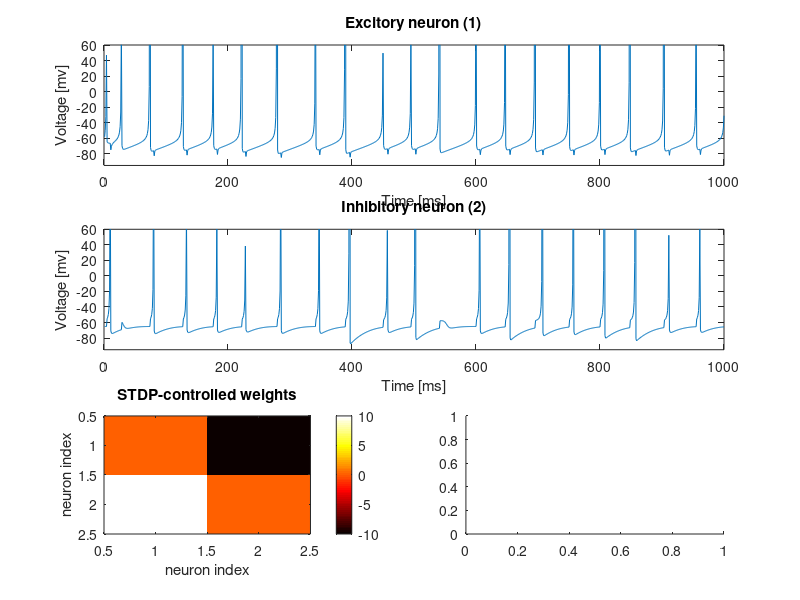

The MATLAB source for this figure: (Note: this script raises an error after producing the figure.)
% total number of neurons in network
N = 2;

% number of excitorty neurons in the network
Ne = 1;

% number of inhibitory neurons
Ni = N-Ne;

% random numbers for neurons
re = rand(Ne, 1);
ri = rand(Ni, 1);

% maximal delay in ms (time-window for STDP)
D = 20; 

% setting parameter values for neurons + randomization within some
% threshold
a = [0.02 * ones(Ne,1); 0.02+0.04*ri];
b = [0.2 * ones(Ne,1); 0.25-0.005*ri];
c = [-65+15*re.^2; -65*ones(Ni, 1)];
d = [8-6*re.^2; 2*ones(Ni,1)];

% the weight matrix holding placticity weights of connections
% between neurons
wmax=10;		% single synapse hard bound
%S = [0.5*rand(Ne+Ni,Ne), -rand(Ne+Ni,Ni)];
S = [wmax * ones(N, Ne), -wmax * ones(N,Ni)];



% delete neuron-neuron connections
for i=1:N
    S(i,i) = 0;
end;

% initial val  ues
v = -65 * ones(Ne+Ni, 1);
u = b.*v;

% we hold firing times using a two-column matrix. 
% First column describes spike-time and second which neuron fired.
tsteps = 1000;
t_grid = 1:tsteps;
v1_grid = zeros(1, tsteps);
v2_grid = zeros(1, tsteps);
dt_grid = linspace(-0.2,0.2,100);

for days = 1:100
    firings = [];
    
for t=t_grid
    % create random input external to the network
    I = [10; 0];
    
    % determine spiking neurons
    fired = find(v >= 30 );
    
    % add times of firings
    firings = [firings;t*ones(length(fired),1), fired];
    
    % reset fired neurons
    v(fired) = c(fired);
    u(fired) = u(fired) + d(fired);
    
    % add to the input I for each neuron a value = synaptic strengths of
    % all other neurons that fired in the last time
    I = I + sum(S(:,fired),2);
    
    % move simulation using Eulers method
    v = v + 0.5 * (0.04 * v.^2 + 5 .* v + 140 - u + I);
    v = v + 0.5 * (0.04 * v.^2 + 5 .* v + 140 - u + I);
    u = u + a .* (b .* v - u);
    
    v1_grid(t) = v(1);
    v2_grid(t) = v(2);
    
    % here we should change plasticity according to STDP rule
    S = 0.99999 * S;
    % differences in spiking times after stdp and neuron indices
    %stdp(firings(firings(:,2)==1 & (firings(:,1) >= t - D & firings(:,1) <= t + D ),1)-t);
    %firings(firings(:,2)==1 & (firings(:,1) >= t - D & firings(:,1) <= t + D ),2);
    %S = S + 
    %I = I + sum(S(:,fired),2);
end;

% normalizing
vplot(find(v1_grid >= 30)) = 30;
vplot(find(v2_grid >= 30)) = 30;

% plotting 
subplot(3,2,[1,2])
h1 = plot(t_grid,v1_grid);
%set(h,"linewidth", 2); 
axis([0 max(t_grid) -95 60])
xlabel('Time [ms]'); ylabel('Voltage [mv]');
title('Excitory neuron (1)');

subplot(3,2,[3,4])
h2 = plot(t_grid,v2_grid);
%set(h,"linewidth", 2); 
axis([0 max(t_grid) -95 60])
xlabel('Time [ms]'); ylabel('Voltage [mv]');
title('Inhibitory neuron (2)');

subplot(3,2,5); 
imagesc(S,[-wmax,wmax]); colormap(hot); colorbar
title('STDP-controlled weights'); xlabel('neuron index'); ylabel('neuron index');

subplot(3,2,6); 
cla('reset');
h3 = plot(dt_grid, stdp(dt_grid), '.');
title('STDP function'); xlabel('time difference dt [ms]'); ylabel('change in weight w_{ij}');

drawnow;
end;